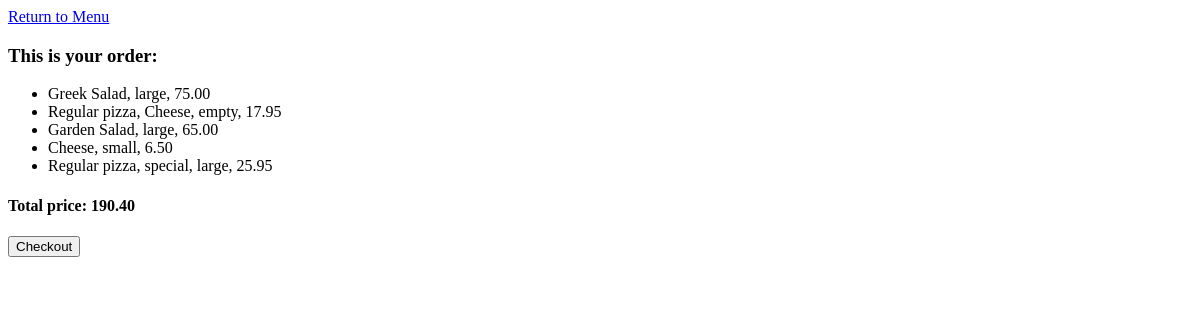
Before: /cart (signed in) with the older database file.
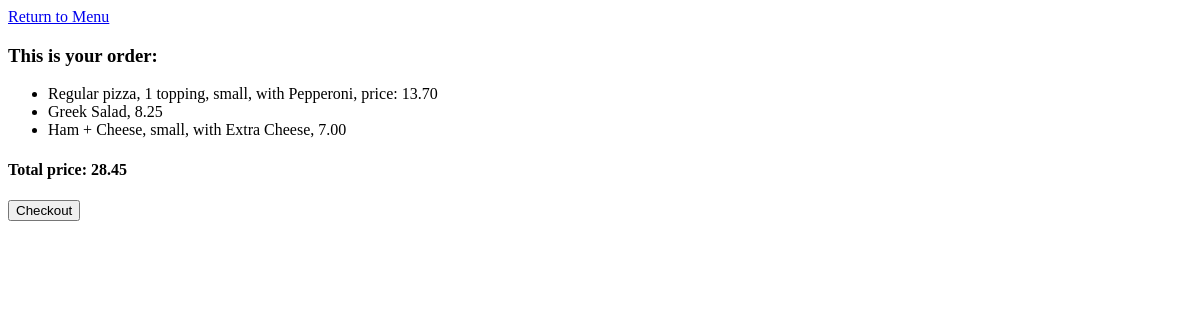
After: the same page with the newer database file.
### orders/models.py (models this page shows)
class Order(models.Model):
	user_id= models.IntegerField()
	name = models.CharField(max_length = 64)
	size = models.CharField(max_length=5, blank=True)
	extra = models.CharField(max_length = 64, default = "empty")
	extra_steak = models.CharField(max_length = 64, default = "empty")
	topping1 = models.CharField(max_length = 64, default = "empty")
	topping2 = models.CharField(max_length = 64, default = "empty")
	topping3 = models.CharField(max_length = 64, default = "empty")
	price = models.DecimalField(max_digits=5, decimal_places=2)
	def __str__(self):
		if not self.size:
			return f"{self.name}, {self.price}"
		elif self.topping3 != "empty":
			return f"{self.name}, {self.size}, with {self.topping1}, {self.topping2}, {self.topping3}, price: {self.price}"
		elif self.topping2 != "empty":
			return f"{self.name}, {self.size}, with {self.topping1}, {self.topping2}, price: {self.price}"
		elif self.topping1 != "empty":
			return f"{self.name}, {self.size}, with {self.topping1}, price: {self.price}"
		elif self.extra != "empty" and self.extra_steak == "empty":
			price = Decimal(self.price) + Decimal(0.50)
			return f"{self.name}, {self.size}, with {self.extra}, {price}"
		elif self.extra == "empty" and self.extra_steak != "empty":
			price = Decimal(self.price) + Decimal(0.50)
			return f"{self.name}, {self.size}, with {self.extra_steak}, {price}"
		elif self.extra != "empty" and self.extra_steak != "empty":
			price = Decimal(self.price) + Decimal(1.00)
			return f"{self.name}, {self.size}, with {self.extra} and {self.extra_steak}, {price}"
		else:
			return f"{self.name}, {self.size}, {self.price}"

### orders/views.py (the view)
# urls.py: path("cart", views.cart, name="cart"),
def cart(request):
    if request.user.is_authenticated:
        user_id = request.user.id
        if request.method == 'POST':
            Order.objects.filter(user_id = user_id).delete()
        db_order_sum = Order.objects.filter(user_id = user_id).aggregate(total_price=Sum('price'))
        if db_order_sum["total_price"] is not None:
            order_price = round(db_order_sum["total_price"], 2)
        else:
            order_price = 0
        context = {
            "orders": Order.objects.all(),
            "user_id": user_id,
            "order_price": order_price,
            "message": "This is your order:"
        }
        return render(request, "orders/cart.html", context)
    else:
        return render(request, "orders/cart.html", {"message": "Please log in to access cart."})

### orders/templates/orders/cart.html (shortened to what this page needs)
{% extends "orders/base.html" %}
{% block body %}
	<a href="{% url 'index' %}">Return to Menu</a>
	<h3>{{ message }}</h3>
	<ul>
		{% for order in orders %}
			{% if order.user_id == user_id %}
				<li>{{ order }}</li>
			{% endif %}
		{% empty %}
			<li>Nothing in the cart</li>
		{% endfor %}
	</ul>
	{% if order_price > 0 %}
		<h4>Total price: {{ order_price }}</h4>
	{% endif %}
	<form method="post" action="{% url 'cart' %}">
		<input type="submit" name="checkout" value="Checkout">
	</form>
{% endblock %}

Changed rows visible on the page:
removed Order: size+topping3+topping2 "Greek Salad, large, 75.00"
removed Order: size+topping3+topping2 "Regular pizza, Cheese, empty, 17.95"
removed Order: size+topping3+topping2 "Garden Salad, large, 65.00"
removed Order: size+topping3+topping2 "Cheese, small, 6.50"
removed Order: size+topping3+topping2 "Regular pizza, special, large, 25.95"
added Order: size+topping3+topping2 "Regular pizza, 1 topping, small, with Pepperoni, price: 13.70"
added Order: size+name+price "Greek Salad, 8.25"
added Order: size+topping3+topping2 "Ham + Cheese, small, with Extra Cheese, 7.00"
Other visible differences:
{{ order_price }}: "190.40" → "28.45"
